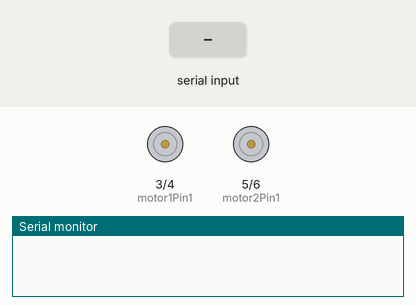
Simulated run of this sketch. Board: Arduino Uno, built with avr-gcc and run on an emulated ATmega328P. Parts: motor-driver pin pairs drawn as motors (green arrow = first pin HIGH = forward, orange = second pin HIGH = backward, longer = more drive), the last lines printed to the serial monitor. The inputs (shaded band) are chosen by the test bench.

Above: at 1.2 s.
1.3 s: "F" received over Serial
At 2.4 s:
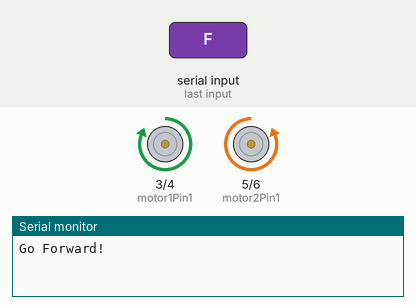
2.8 s: "R" received over Serial
At 3.5 s:
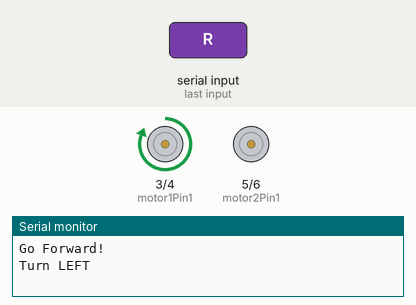
5.8 s: "L" received over Serial
At 7.0 s:
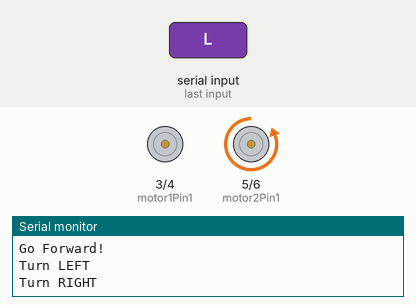
8.8 s: "B" received over Serial
At 9.3 s:
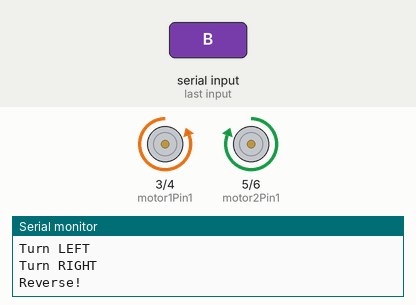
Timing chart, 0 to 11.3 s (numbered marks = the images above; inputs shaded):
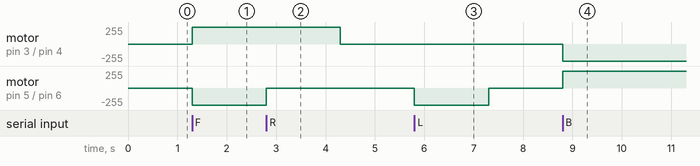

The sketch:

car_code.ino
```cpp
int motor1Pin1 = 3; // pin 2 on L293D IC
int motor1Pin2 = 4; // pin 7 on L293D IC
int enable1Pin = 9; // pin 1 on L293D IC
int motor2Pin1 = 5; // pin 10 on L293D IC
int motor2Pin2 = 6; // pin 15 on L293D IC
int enable2Pin = 11; // pin 9 on L293D IC
int state;
int flag=0;        //makes sure that the serial only prints once the state
int stateStop=0;
void setup() {
    // sets the pins as outputs:
    pinMode(motor1Pin1, OUTPUT);
    pinMode(motor1Pin2, OUTPUT);
//    pinMode(enable1Pin, OUTPUT);
    pinMode(motor2Pin1, OUTPUT);
    pinMode(motor2Pin2, OUTPUT);
  //  pinMode(enable2Pin, OUTPUT);
    // sets enable1Pin and enable2Pin high so that motor can turn on:
//    digitalWrite(enable1Pin, HIGH);
  //  digitalWrite(enable2Pin, HIGH);
    // initialize serial communication at 9600 bits per second:
    Serial.begin(9600);
}

void loop() {
    //if some date is sent, reads it and saves in state
    if(Serial.available() > 0){
      state = Serial.read();
      flag=0;
    }
    // if the state is 'F' the DC motor will go forward
    if (state == 'F') {
        digitalWrite(motor1Pin1, HIGH);
        digitalWrite(motor1Pin2, LOW);
        digitalWrite(motor2Pin1, LOW);
        digitalWrite(motor2Pin2, HIGH);
        if(flag == 0){
          Serial.println("Go Forward!");
          flag=1;
        }
    }

    // if the state is 'R' the motor will turn left
    else if (state == 'R') {
        digitalWrite(motor1Pin1, HIGH);
        digitalWrite(motor1Pin2, LOW);
        digitalWrite(motor2Pin1, LOW);
        digitalWrite(motor2Pin2, LOW);
        if(flag == 0){
          Serial.println("Turn LEFT");
          flag=1;
        }
        delay(1500);
        state=3;
        stateStop=1;
    }
    // if the state is 'S' the motor will Stop
    else if (state == 'S' || stateStop == 1) {
        digitalWrite(motor1Pin1, LOW);
        digitalWrite(motor1Pin2, LOW);
        digitalWrite(motor2Pin1, LOW);
        digitalWrite(motor2Pin2, LOW);
        if(flag == 0){
          Serial.println("STOP!");
          flag=1;
        }
        stateStop=0;
    }
    // if the state is 'L' the motor will turn right
    else if (state == 'L') {
        digitalWrite(motor1Pin1, LOW);
        digitalWrite(motor1Pin2, LOW);
        digitalWrite(motor2Pin1, LOW);
        digitalWrite(motor2Pin2, HIGH);
        if(flag == 0){
          Serial.println("Turn RIGHT");
          flag=1;
        }
        delay(1500);
        state=3;
        stateStop=1;
    }
    // if the state is 'B' the motor will Reverse
    else if (state == 'B') {
        digitalWrite(motor1Pin1, LOW);
        digitalWrite(motor1Pin2, HIGH);
        digitalWrite(motor2Pin1, HIGH);
        digitalWrite(motor2Pin2, LOW);
        if(flag == 0){
          Serial.println("Reverse!");
          flag=1;
        }
    }
    //For debugging purpose
    //Serial.println(state);
}
```

Measured:
- after the input at 1.3 s, motor on pin 3 (motor1Pin1) / pin 4 (motor1Pin2): stopped → forward 255/255 at once; motor on pin 5 (motor2Pin1) / pin 6 (motor2Pin2): stopped → backward 255/255 at once
- after the input at 2.8 s, motor on pin 3 (motor1Pin1) / pin 4 (motor1Pin2): forward 255/255 → stopped after 1.5 s; motor on pin 5 (motor2Pin1) / pin 6 (motor2Pin2): backward 255/255 → stopped at once
- after the input at 5.8 s, motor on pin 5 (motor2Pin1) / pin 6 (motor2Pin2): stopped → backward 255/255 at once, → stopped 1.5 s later
- after the input at 8.8 s, motor on pin 3 (motor1Pin1) / pin 4 (motor1Pin2): stopped → backward 255/255 at once; motor on pin 5 (motor2Pin1) / pin 6 (motor2Pin2): stopped → forward 255/255 at once
